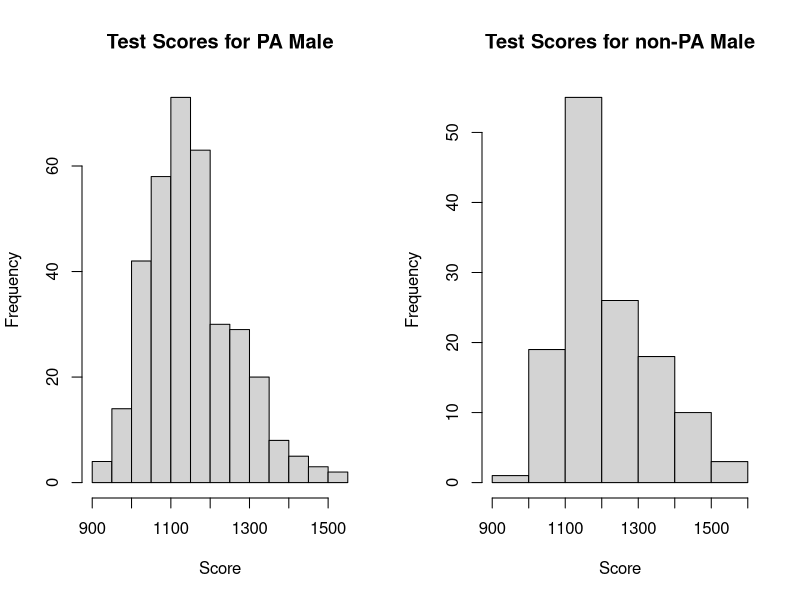
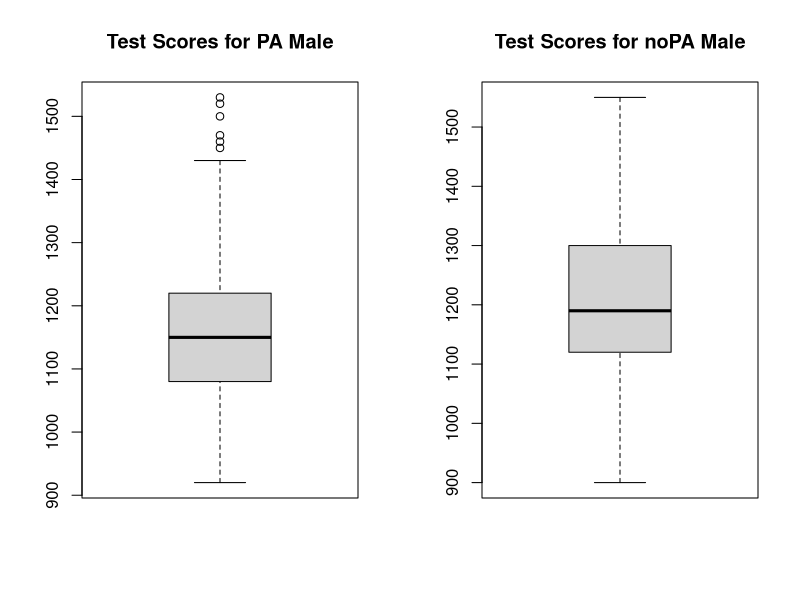

Source code (R) for these figures, in order: (Note: this script raises an error after producing the figures.)
## ---- chunk 1
# Problem 0
# Download cba data, change your working directory to access the file
cba = read.table("./cba_admissions_1999.txt", sep = "\t", header = T, quote = "", allowEscapes = T)
## ---- chunk 2
# 1(a)
PA_data = subset(cba, state == "PA")
num_PA_cba = sum(PA_data$from_PA)
percentage_PA_cba = num_PA_cba/880*100 # 73.64%
# 1(b)
PA_male_data = subset(PA_data, PA_data$Female == 0)
num_PA_male_data = sum(PA_data$Female == 0)
percentage_PA_male = num_PA_male_data/num_PA_cba#54.17%
noPA_male = subset(cba, cba$Female==0&cba$from_PA==0)
noPA_data = subset(cba, state != "PA")
print(nrow(noPA_male)/nrow(noPA_data))
 #56.90%
# 1(c)
sd_man_PA = sd(PA_male_data$Max_Test_Score) #108.9688
mean_man_PA = mean(PA_male_data$Max_Test_Score) #1158.7749
sd_man_noPA = sd(noPA_male$Max_Test_Score) #126.5215
mean_man_noPA = mean(noPA_male$Max_Test_Score) #1217.8788
# 1(d)
par(mfrow = c(1,2))
 hist(PA_male_data$Max_Test_Score, main="Test Scores for PA Male",xlab = "Score",ylab = "Frequency")
hist(noPA_male$Max_Test_Score,main="Test Scores for non-PA Male",xlab = "Score",ylab = "Frequency")
# 1(e)
par(mfrow = c(1,2))
boxplot(PA_male_data$Max_Test_Score,main= "Test Scores for PA Male")
boxplot(noPA_male$Max_Test_Score, main= "Test Scores for noPA Male")



2(b)
print(nrow(paid_deposit[paid_deposit$scholarship_yes_no == 1, ])/nrow(paid_deposit)) #18.02%
2(c)
Alumniparent_deposit = subset(paid_deposit, father_alumni == 1 | mother_alumni == 1)
print(nrow(Alumniparent_deposit)/nrow(paid_deposit)) #10.6
## ---- chunk 3
3(a)
math_verbal = subset(cba,!is.na(SAT_math) & !is.na(SAT_verbal))
3(b)
plot(math_verbal$SAT_math,math_verbal$SAT_verbal)

3(c)
par(new = T)
plot(SAT_math ~ SAT_verbal, data = math_verbal[math_verbal$paiddeposit == 1, ], col = "red", xlim = math_verbal$SAT_math, ylim = math_verbal$SAT_verbal)

3(d)
